Frame 1 (no input): blank canvas, image omitted
Frame 60 (no input): blank canvas, image omitted
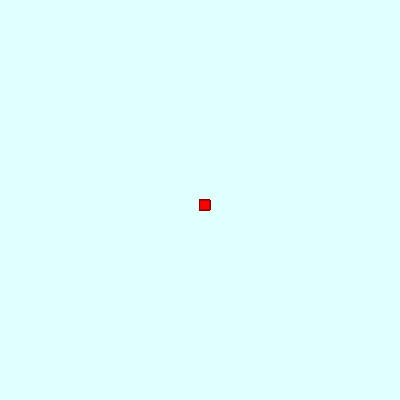
Frame 120 (the mouse pressed at the canvas centre since frame 60)

The p5.js sketch whose frames 1 and 60 were blank and that drew this single picture after the mouse press (run headless with seeded random() and noise() and a simulated clock; from frame 60 on, the mouse is pressed at the canvas centre):

// p5.js sketch
// ── sketch.js
function setup() {
  createCanvas(400, 400);
  background("lightcyan");
}

function draw() {
  if(mouseIsPressed){
  stroke("darkred"); //cor da linha
  fill("red"); //cor do fundo
  rect(mouseX,mouseY,10,10); //criando o quadrado
  }
}
